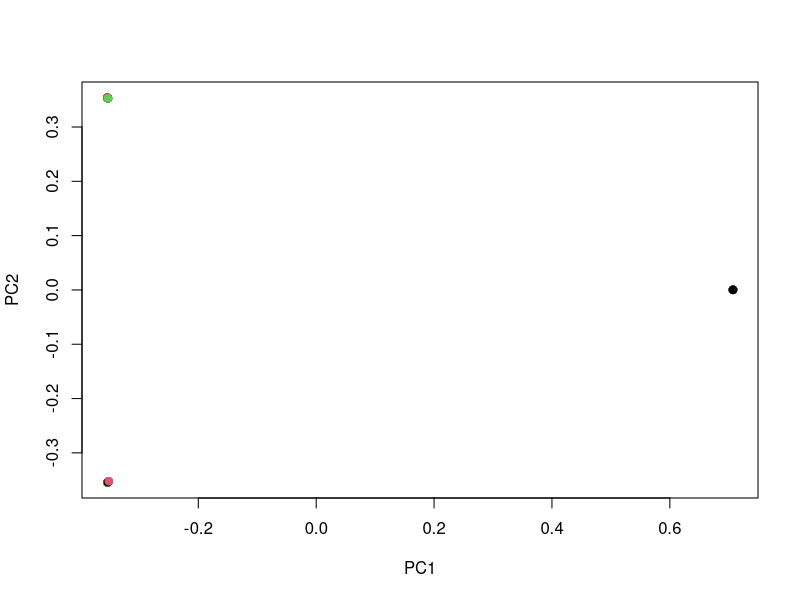

Generate this figure with R:
set.seed(6)

dat = matrix(rnorm(20*3*50,mean=0,sd=0.001),ncol=50)

dat[1:20,2] =0.5 
dat[21:40,1]=1
dat[21:40,2]=1
dat[41:60,1] =0.5 

labs = c(rep(1,20),rep(2,20),rep(3,20)) 

Cols = function(vec)
{
    cols = rainbow(length(vec))
    return (cols[as.numeric(as.factor(vec))])
}

pr.out = prcomp(dat)
plot(pr.out$x[,1:2],col=1:3,pch=19)

#kmeans cluster
km.out = kmeans(dat,3,nstart=20)
tb = table(km.out$cluster,labs)

#try k =2
km.out2 = kmeans(dat,2,nstart=20)
tb2 = table(km.out2$cluster,labs)

#try k =4
km.out4 = kmeans(dat,4,nstart=20)
tb4 = table(km.out4$cluster,labs)

#use the pr out data

km.pr = kmeans(pr.out$x[,1:2],3,nstart=20)

tbpr = table(km.pr$cluster,labs)

#note the labels are defined randomly here. The kmeans
#decides which label, so maybe have to adapt to that
#e.g instead of 1,2,3 might need to do 3,2,1 or 1,3,2.
#hence we should create label after keans result. 
#we know our principal component has identified 3 
#regions here.
